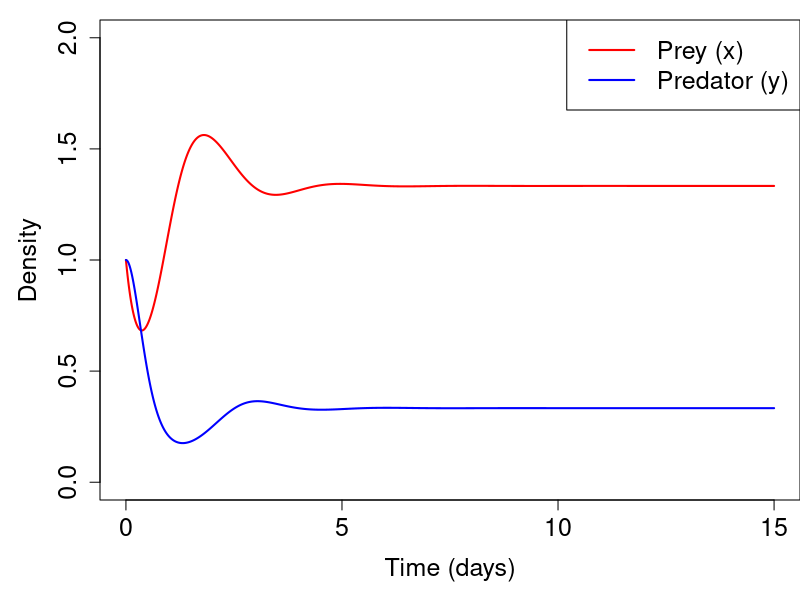
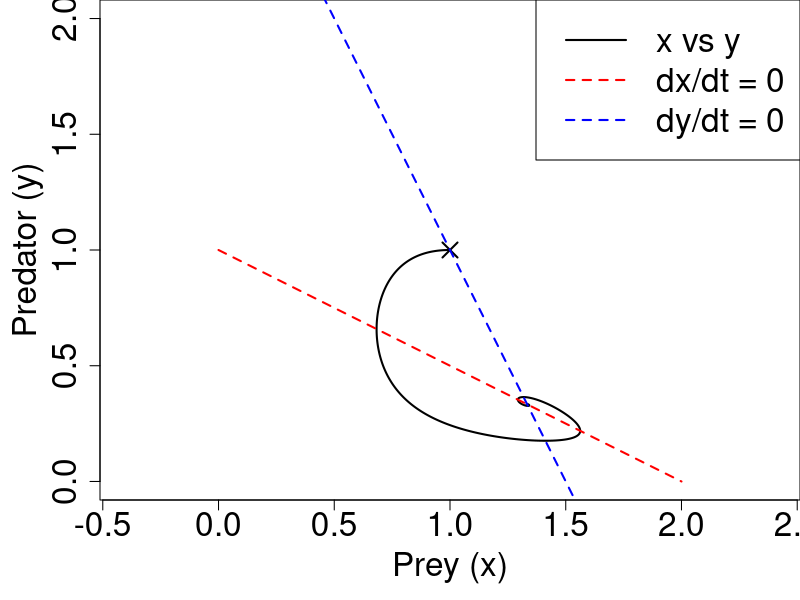

Generate these figures, in order, with R:
## ---- chunk 1
#| fig-align: center

par(mar = c(5, 5, 1, 0))
dt <- 0.001
a <- c(4, -2, -4, -6, 2, 4)
x1 <- 1
y1 <- 1
nmax <- 15001

x <- rep(0, nmax)
y <- rep(0, nmax)
x[1] <- x1
y[1] <- y1
for (n in 1:(nmax-1)) {
  x[n+1] <- x[n] + dt * (x[n] * (a[1] + a[2] * x[n] + a[3] * y[n]))
  y[n+1] <- y[n] + dt * (y[n] * (a[4] + a[5] * y[n] + a[6] * x[n]))
}

plot(seq(0, 15, by = dt), x, type = "l", lwd = 2, col = "red",
     xlab = "Time (days)", ylab = "Density",
     cex.lab = 1.5, cex.axis = 1.5,
     xlim = c(0, 15), ylim = c(0, 2))
lines(seq(0, 15, by = dt), y, lwd = 2, col = "blue")
legend("topright", legend = c("Prey (x)", "Predator (y)"),
       col = c("red", "blue"), lwd = 2, cex = 1.5)
## ---- chunk 2
#| fig-asp: 1
#| fig-align: center

par(mar = c(5, 5, 0, 0))
plot(x, y, type = "l", lwd = 2,
     xlab = "Prey (x)", ylab = "Predator (y)",
     cex.lab = 2, cex.axis = 2,
     xlim = c(0, 2), ylim = c(0, 2), asp = 1)
x.nc <- seq(0, 2, length.out = 100)
points(x1, y1, pch = 4, lwd = 2, cex = 2)
lines(x.nc, -(a[1] + a[2] * x.nc) / a[3], lwd = 2, lty = 2, col = "red")
lines(x.nc, -(a[4] + a[6] * x.nc) / a[5], lwd = 2, lty = 2, col = "blue")
legend("topright", legend = c("x vs y","dx/dt = 0", "dy/dt = 0"),
       col = c("black","red", "blue"), lwd = 2, lty = c(1, 2, 2),
       cex = 2)
